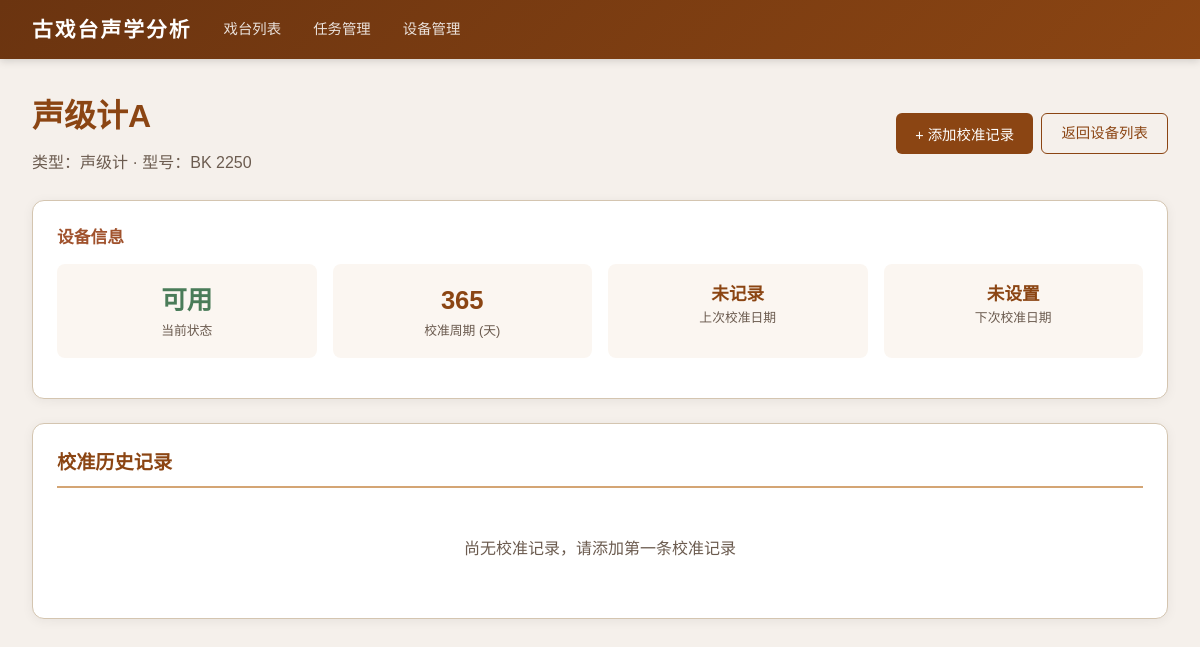
/equipment/2/calibrations, run on the app's committed database.
### tables this page shows
CREATE TABLE equipment (
            id INTEGER PRIMARY KEY AUTOINCREMENT,
            name TEXT NOT NULL,
            type TEXT NOT NULL,
            model TEXT NOT NULL DEFAULT '',
            serial_number TEXT NOT NULL DEFAULT '',
            status TEXT NOT NULL DEFAULT 'available',
            calibration_interval_days INTEGER NOT NULL DEFAULT 365,
            last_calibration_date DATE,
            next_calibration_date DATE,
            notes TEXT NOT NULL DEFAULT '',
            created_at TIMESTAMP DEFAULT CURRENT_TIMESTAMP
        );

### app/routers/tasks.py (the view)
@router.get("/equipment/{equipment_id}/calibrations", response_class=HTMLResponse)
def equipment_calibrations(request: Request, equipment_id: int, db=Depends(get_db)):
    cursor = db.cursor()
    cursor.execute("SELECT * FROM equipment WHERE id = ?", (equipment_id,))
    equipment = cursor.fetchone()
    if not equipment:
        raise HTTPException(status_code=404, detail="设备不存在")
    equipment = dict(equipment)
    cursor.execute("""
        SELECT * FROM equipment_calibration
        WHERE equipment_id = ?
        ORDER BY calibration_date DESC
    """, (equipment_id,))
    calibrations = [dict(row) for row in cursor.fetchall()]
    return templates.TemplateResponse("equipment_calibrations.html", {
        "request": request,
        "equipment": equipment,
        "calibrations": calibrations,
        "calibration_results": CALIBRATION_RESULTS,
        "today": date.today().isoformat()
    })

### app/templates/equipment_calibrations.html (shortened to what this page needs)
{% extends "base.html" %}
{% block content %}
<div style="display:flex;justify-content:space-between;align-items:center;margin-bottom:1.5rem;flex-wrap:wrap;gap:1rem;">
    <div>
        <h1 style="color:var(--primary);margin-bottom:0.5rem;">{{ equipment.name }}</h1>
        <div style="color:var(--text-light);">
            类型：{{ equipment.type }}
            {% if equipment.model %}
            · 型号：{{ equipment.model }}
            {% endif %}
        </div>
    </div>
    <div class="actions">
        <button class="btn btn-primary" onclick="document.getElementById('add-calibration-form').style.display='block'">+ 添加校准记录</button>
        <a href="/equipment" class="btn btn-outline">返回设备列表</a>
    </div>
</div>
<div class="card">
    <h3>设备信息</h3>
    <div class="stat-grid">
        <div class="stat-item">
            <div class="stat-value">
                {% if equipment.status == 'available' %}
                <span style="color:var(--success);">可用</span>
                {% elif equipment.status == 'in_use' %}
                <span style="color:var(--warning);">使用中</span>
                {% elif equipment.status == 'maintenance' %}
                <span style="color:var(--danger);">维护中</span>
                {% else %}
                <span style="color:var(--info);">{{ equipment.status }}</span>
                {% endif %}
            </div>
            <div class="stat-label">当前状态</div>
        </div>
        <div class="stat-item">
            <div class="stat-value">{{ equipment.calibration_interval_days }}</div>
            <div class="stat-label">校准周期 (天)</div>
        </div>
        <div class="stat-item">
            <div class="stat-value" style="font-size:1.1rem;">{{ equipment.last_calibration_date or '未记录' }}</div>
            <div class="stat-label">上次校准日期</div>
        </div>
        <div class="stat-item">
            <div class="stat-value" style="font-size:1.1rem;{% if equipment.next_calibration_date and equipment.next_calibration_date < today %}color:var(--danger);{% endif %}">
                {{ equipment.next_calibration_date or '未设置' }}
            </div>
            <div class="stat-label">下次校准日期</div>
        </div>
    </div>
</div>
<div class="card">
    <h2>校准历史记录</h2>
    {% if calibrations %}
    <table>
        <thead>
            <tr>
                <th>校准日期</th>
                <th>结果</th>
                <th>校准值</th>
                <th>校准人员</th>
                <th>证书编号</th>
                <th>下次校准</th>
                <th>说明</th>
                <th>操作</th>
            </tr>
        </thead>
        <tbody>
            {% for cal in calibrations %}
            <tr>
                <td><strong>{{ cal.calibration_date }}</strong></td>
                <td>
                    {% if cal.calibration_result == '合格' %}
                    <span class="badge badge-success">合格</span>
                    {% elif cal.calibration_result == '不合格' %}
                    <span class="badge badge-danger">不合格</span>
                    {% else %}
                    <span class="badge badge-warning">待确认</span>
                    {% endif %}
                </td>
                <td>{{ cal.calibration_value if cal.calibration_value is not none else '-' }}</td>
                <td>{{ cal.calibrated_by or '-' }}</td>
                <td>{{ cal.certificate_number or '-' }}</td>
                <td>{{ cal.next_calibration_date or '-' }}</td>
                <td>{{ cal.notes or '-' }}</td>
                <td>
                    <form action="/equipment/calibrations/{{ cal.id }}/delete" method="post" onsubmit="return confirm('确定删除该校准记录？')">
                        <button type="submit" class="btn btn-danger btn-sm">删除</button>
                    </form>
                </td>
            </tr>
            {% endfor %}
        </tbody>
    </table>
    {% else %}
    <div style="text-align:center;padding:2rem;color:var(--text-light);">
        尚无校准记录，请添加第一条校准记录
    </div>
    {% endif %}
</div>
{% endblock %}

### app/templates/base.html (style rules this page uses)
:root { --primary: #8B4513; --primary-light: #A0522D; --primary-dark: #6B3410; --accent: #D4A574; --bg: #F5F0EB; --card-bg: #FFFFFF; --text: #2C1810; --text-light: #6B5B4F; --border: #D4C5B0; --success: #4A7C59; --warning: #C4943A; --danger: #9B3B3B; --info: #4A6B8A; }
* { margin: 0; padding: 0; box-sizing: border-box; }
body { font-family: "PingFang SC", "Microsoft YaHei", "Hiragino Sans GB", sans-serif; background: var(--bg); color: var(--text); line-height: 1.6; }
.card { background: var(--card-bg); border-radius: 12px; box-shadow: 0 2px 12px rgba(0,0,0,0.06); padding: 1.5rem; margin-bottom: 1.5rem; border: 1px solid var(--border); }
.card h2 { color: var(--primary); margin-bottom: 1rem; padding-bottom: 0.5rem; border-bottom: 2px solid var(--accent); font-size: 1.2rem; }
.card h3 { color: var(--primary-light); margin-bottom: 0.8rem; font-size: 1.05rem; }
.btn { display: inline-block; padding: 0.5rem 1.2rem; border-radius: 6px; border: none; cursor: pointer; font-size: 0.9rem; text-decoration: none; transition: all 0.2s; font-family: inherit; }
.btn-primary { background: var(--primary); color: white; }
.btn-outline { background: transparent; border: 1px solid var(--primary); color: var(--primary); }
.actions { display: flex; gap: 0.5rem; flex-wrap: wrap; }
.stat-grid { display: grid; grid-template-columns: repeat(auto-fit, minmax(180px, 1fr)); gap: 1rem; margin-bottom: 1rem; }
.stat-item { text-align: center; padding: 1rem; background: rgba(212,165,116,0.1); border-radius: 8px; }
.stat-value { font-size: 1.6rem; font-weight: 700; color: var(--primary); }
.stat-label { font-size: 0.8rem; color: var(--text-light); }

### data on the page
equipment: name "声级计A", type "声级计", model "BK 2250", calibration_interval_days "365"

### other printed values
{{ equipment.last_calibration_date or '未记录' }} "未记录"
{{ equipment.next_calibration_date or '未设置' }} "未设置"
